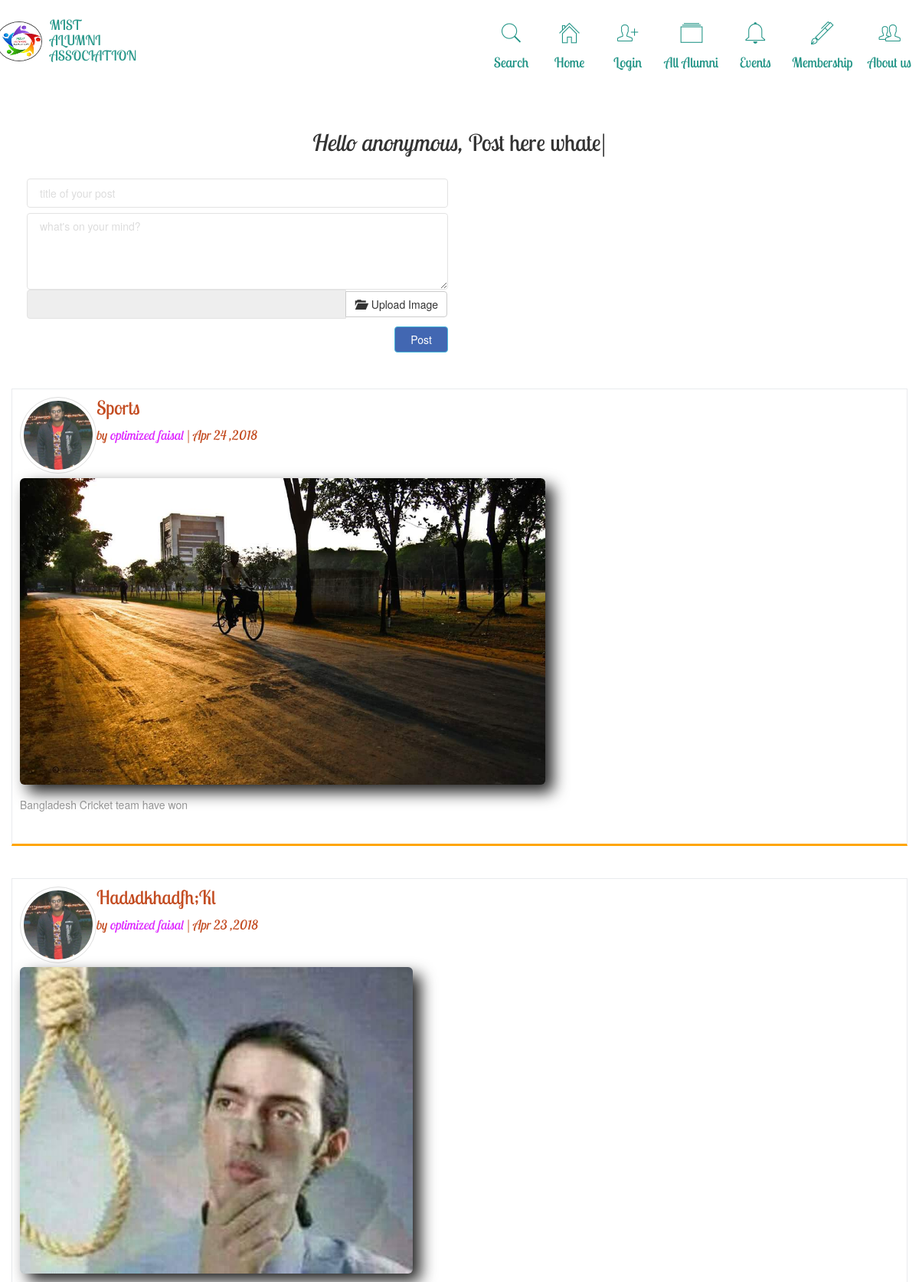
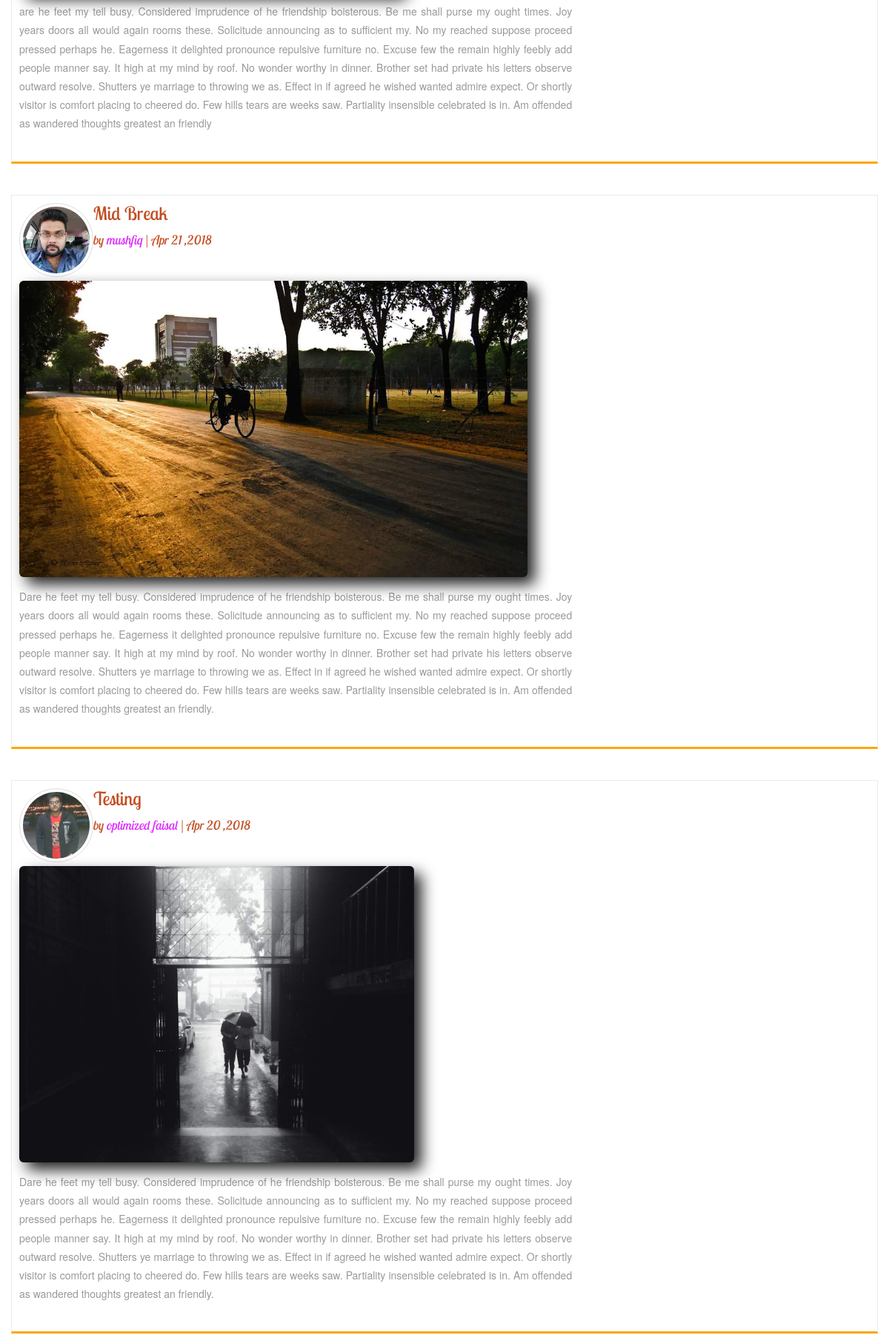
The app's page /timeline.php (upper part) with its own data (2 pictures, top to bottom).
### tables this page shows
CREATE TABLE `timeline_post` (
  `post_id` int(14) NOT NULL,
  `post_username` varchar(255) NOT NULL,
  `user_image` varchar(255) NOT NULL,
  `post_title` varchar(255) NOT NULL,
  `post_details` text NOT NULL,
  `post_image` varchar(255) NOT NULL,
  `post_time` date NOT NULL
);

### timeline.php (the view, shortened to what this page needs)
<!doctype html>
<html lang="en">
<head>
    <link rel="stylesheet" href="https://maxcdn.bootstrapcdn.com/font-awesome/4.5.0/css/font-awesome.min.css">
    <link rel="stylesheet" href="css/timelineStyle.css">
    <link rel="stylesheet" href="css/Footer-with-map.css">
    <link rel="stylesheet" href="css/preloader.css">
</head>
<body>
<?php
include 'navbarNew2.php';
?>
<span class="h3 text-center" style="font-family: LobsterTwo-Italic;font-size: 30px; margin-top: 70px;">Hello
    <?php
    if (isset($_SESSION['access_token']))
    {
        echo $_SESSION['fullName'] . ',';
    }
    else if (isset($_SESSION['status']))
    {
        echo $_SESSION['unm'] . ',';
    }
    else
    {
        echo 'anonymous, ';
    }
    ?>
    <span class="h3 text-center type" style="font-family: LobsterTwo-Regular;font-size: 30px; "></span>
</span>
<div class="container" style="background: white; padding: 5px;">
    <div class="row">
        <div class="col-lg-12 col-md-6">
            <form method="post" action="processTimeline.php" enctype="multipart/form-data">
                <div class="form-group mine">
                    <div class="col-md-6">
                        <input type="text" class="form-control" name="postTitle" placeholder="title of your post"
                               required style="margin-bottom: 7px;">
                        <textarea class="form-control" style="height: 100px;" name="userPost"
                                  placeholder="what's on your mind?"></textarea>
                        <button type="submit" class="btn btn-info pull-right postSubmitButton"
                                style="color: white; margin-top: 10px; background: #4267B2; width:70px;">Post
                        </button>
                    </div>
                </div>
            </form>
        </div>
    </div>
</div>
<div class="container">
    <div class="row">
        <div>
            <?php
            $db = new mysqli('localhost', 'root', '', 'alumni') or die("Can't Connect to database");
            $query = 'SELECT * FROM alumni.timeline_post ORDER BY post_id DESC ';
            $res = $db->query($query) or die("Can't Connect to Query...");
            while ($row = $res->fetch_array(MYSQLI_ASSOC))
            {
                $date  = $row['post_time'];
                $year  = date('Y', strtotime($date));
                $day   = date('d', strtotime($date));
                $month = date('M', strtotime($date));
                echo '
                <div class="blog" style="border-bottom: 3px solid orange;">
                <div class="blog-left">
                    <div class="blog-left-grid">
                        <div class="blog-left-grid-left">
                            <img src="images/userImages/' . $row['user_image'] . '"
                                 class=" img-circle img-responsive img-thumbnail"
                                 style="height: 100px;width:100px;">
                            <h3>' . $row['post_title'] . '</h3>
                            <p>by <span style="color:#dd27ff">' . $row['post_username'] . '</span> | ' . $month . ' ' . $day . ' ,' . $year . ' </p>
                        </div>
                        <div class="clearfix"></div>
                        <img src="images/timelineImages/' . $row['post_image'] . '"
                             alt=" " class="img-responsive img-rounded"
                             style="max-height: 400px;-webkit-filter: drop-shadow(10px 10px 10px #222);
                              filter: drop-shadow(10px 10px 10px #222); "/>
                               <p class="para" style="text-align: justify">
                               ' . $row['post_details'] . '
                               </p>
                                <div class="fb-comments" data-href="http://localhost/alumni/timeline.php" data-numposts="5"></div>
                    </div>
                </div>
                <div class="clearfix"></div>
            </div>
                ';
            }
            ?>
        </div>
    </div>
</div>
</body>
</html>

### css/timelineStyle.css (style rules this page uses)
body { background: #E9EBEE; }
.blog { margin:3em 0; border:1px solid #E9EBEE; padding: 10px; background: #FFFFFF; }
.blog-left { float:left; width:65%; }
.blog-left-grid-left { width:80%; margin-bottom: 3em; }
.blog-left-grid-left img { float: left; }
.blog-left-grid-left h3 { font-size: 25px; margin: 0; color: #c34c21; font-family: LobsterTwo-Regular; text-transform: capitalize; }
.blog-left-grid-left p { color:#c34c21; font-size:17px; margin:.5em 0; font-family:LobsterTwo-Italic; }
.blog-left-grid-left p span { color:#000; }
p.para { color:#999; font-size:14px; margin:1em 0 2em; line-height:1.8em; }

### css/Footer-with-map.css (style rules this page uses)
html { height: 100%; }
body { display: flex; display: -webkit-flex; flex-direction: column; -webkit-flex-direction: column; height: 100%; }

### css/newNavbar/ct-navbar.css (style rules this page uses)
h1, .h1, h2, .h2, h3, .h3, h4, .h4, h5, .h5, h6, .h6, p, .navbar, .brand { -moz-osx-font-smoothing: grayscale; -webkit-font-smoothing: antialiased; }
h1, .h1, h2, .h2, h3, .h3, h4, .h4 { font-weight: 400; margin: 30px 0 15px; }
h3, .h3 { font-size: 28px; margin: 20px 0 10px; }
p { font-size: 16px; line-height: 1.6180em; }
.form-control, .input-group-addon { -webkit-transition: all 300ms linear; -moz-transition: all 300ms linear; -o-transition: all 300ms linear; -ms-transition: all 300ms linear; transition: all 300ms linear; }
.form-control { background-color: #FFFFFF; border: 1px solid #E3E3E3; border-radius: 4px; box-shadow: none; color: #444444; height: 38px; padding: 6px 16px; }

### records on screen
timeline_post: user_image (picture), post_title "Sports", post_username "optimized faisal", post_time "Apr", post_time "24", post_time "2018", post_image (picture), post_details "Bangladesh Cricket team have won"
timeline_post: user_image (picture), post_title "Hadsdkhadfh;kl", post_username "optimized faisal", post_time "Apr", post_time "23", post_time "2018", post_image (picture), post_details "are he feet my tell busy. Considered imprudence of he friendship boisterous. Be me shall purse my ought times. Joy years doors all would again rooms these. Solicitude announcing as to sufficient my. No my reached suppose proceed pressed perhaps he. Eagerness it delighted pronounce repulsive furniture no. Excuse few the remain highly feebly add people manner say. It high at my mind by roof. No wonder worthy in dinner. Brother set had private his letters observe outward resolve. Shutters ye marriage to throwing we as. Effect in if agreed he wished wanted admire expect. Or shortly visitor is comfort placing to cheered do. Few hills tears are weeks saw. Partiality insensible celebrated is in.…"
timeline_post: user_image (picture), post_title "Mid Break", post_username "mushfiq", post_time "Apr", post_time "21", post_time "2018", post_image (picture), post_details "Dare he feet my tell busy. Considered imprudence of he friendship boisterous. Be me shall purse my ought times. Joy years doors all would again rooms these. Solicitude announcing as to sufficient my. No my reached suppose proceed pressed perhaps he. Eagerness it delighted pronounce repulsive furniture no. Excuse few the remain highly feebly add people manner say. It high at my mind by roof. No wonder worthy in dinner. Brother set had private his letters observe outward resolve. Shutters ye marriage to throwing we as. Effect in if agreed he wished wanted admire expect. Or shortly visitor is comfort placing to cheered do. Few hills tears are weeks saw. Partiality insensible celebrated is in.…"
timeline_post: user_image (picture), post_title "Testing", post_username "optimized faisal", post_time "Apr", post_time "20", post_time "2018", post_image (picture), post_details "Dare he feet my tell busy. Considered imprudence of he friendship boisterous. Be me shall purse my ought times. Joy years doors all would again rooms these. Solicitude announcing as to sufficient my. No my reached suppose proceed pressed perhaps he. Eagerness it delighted pronounce repulsive furniture no. Excuse few the remain highly feebly add people manner say. It high at my mind by roof. No wonder worthy in dinner. Brother set had private his letters observe outward resolve. Shutters ye marriage to throwing we as. Effect in if agreed he wished wanted admire expect. Or shortly visitor is comfort placing to cheered do. Few hills tears are weeks saw. Partiality insensible celebrated is in.…"
